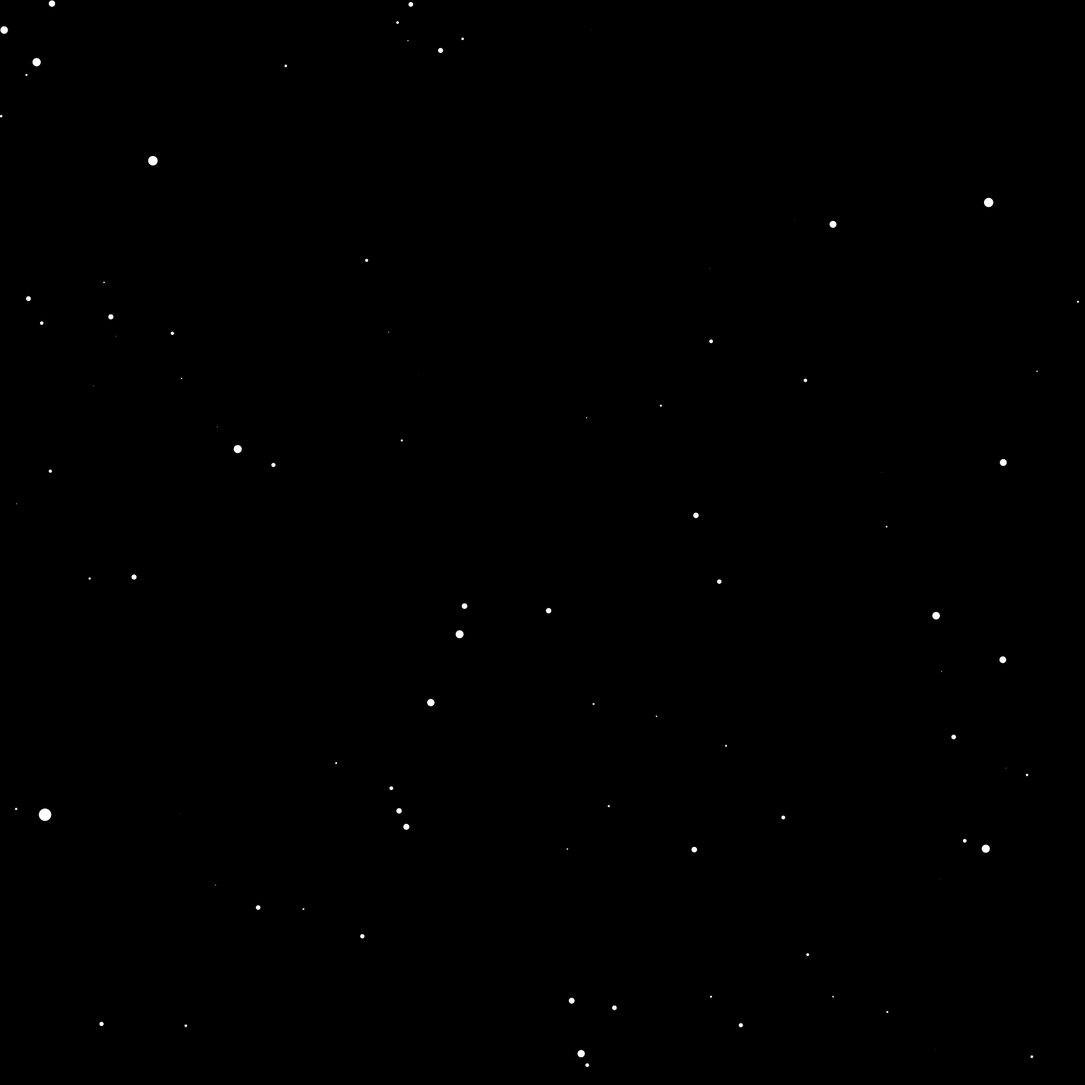
Frame 1 (no input)
Frame 60 (the mouse pressed at the canvas centre just before this capture): identical to frame 1, image omitted
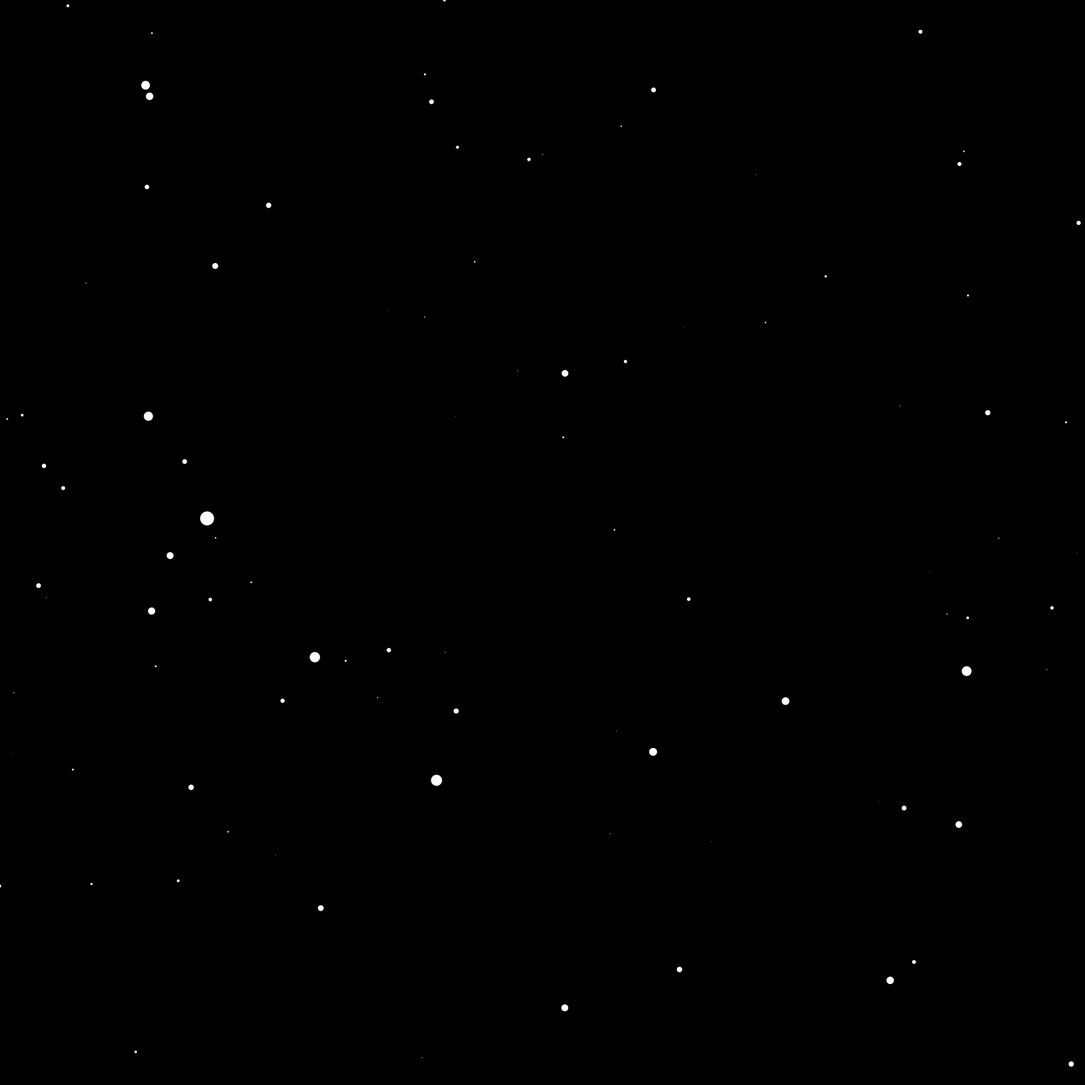
Frame 120 (the mouse held since frame 60 and released just before this capture)

The Processing sketch that drew these frames (run headless with seeded random() and noise(); from frame 60 on, the mouse is pressed at the canvas centre):

// Processing sketch: StarField
// ── StarField.pde
ArrayList<star> s = new ArrayList();

int num = 300;

void setup(){ 
   size(1600,1600);
   background(0);
   for(int i=0;i<num;i++){
     s.add(new star());
   }
}

void draw(){
  background(0);
  translate(width/2,height/2);
  for(int i=0;i<num;i++){
    s.get(i).update();
    s.get(i).show();
  }
}

// ── Stars.pde
class star{
  float x; 
  float y;
  float z;
  
  float dx;
  float dy;
  float radius;
  
  star(){
    x = random(-width/2,width/2);
    y = random(-height/2,height/2);
    z = random(0,width);
    radius = random(15,25);
  }
  
  void update(){
    dx = map(x/z, 0,1, 0, width);
    dy = map(y/z, 0,1, 0, height);
    z -= map(mouseX, 0, width, 0, 60);
    if(z<1){
      z = width;
      x = random(-width/2,width/2);
      y = random(-height/2,height/2);
    }
  }
  
  void show(){

    float r = map(z/width,0,1,radius,0);
    fill(255);
    noStroke();
    ellipse(dx,dy,r,r);
  }
}
